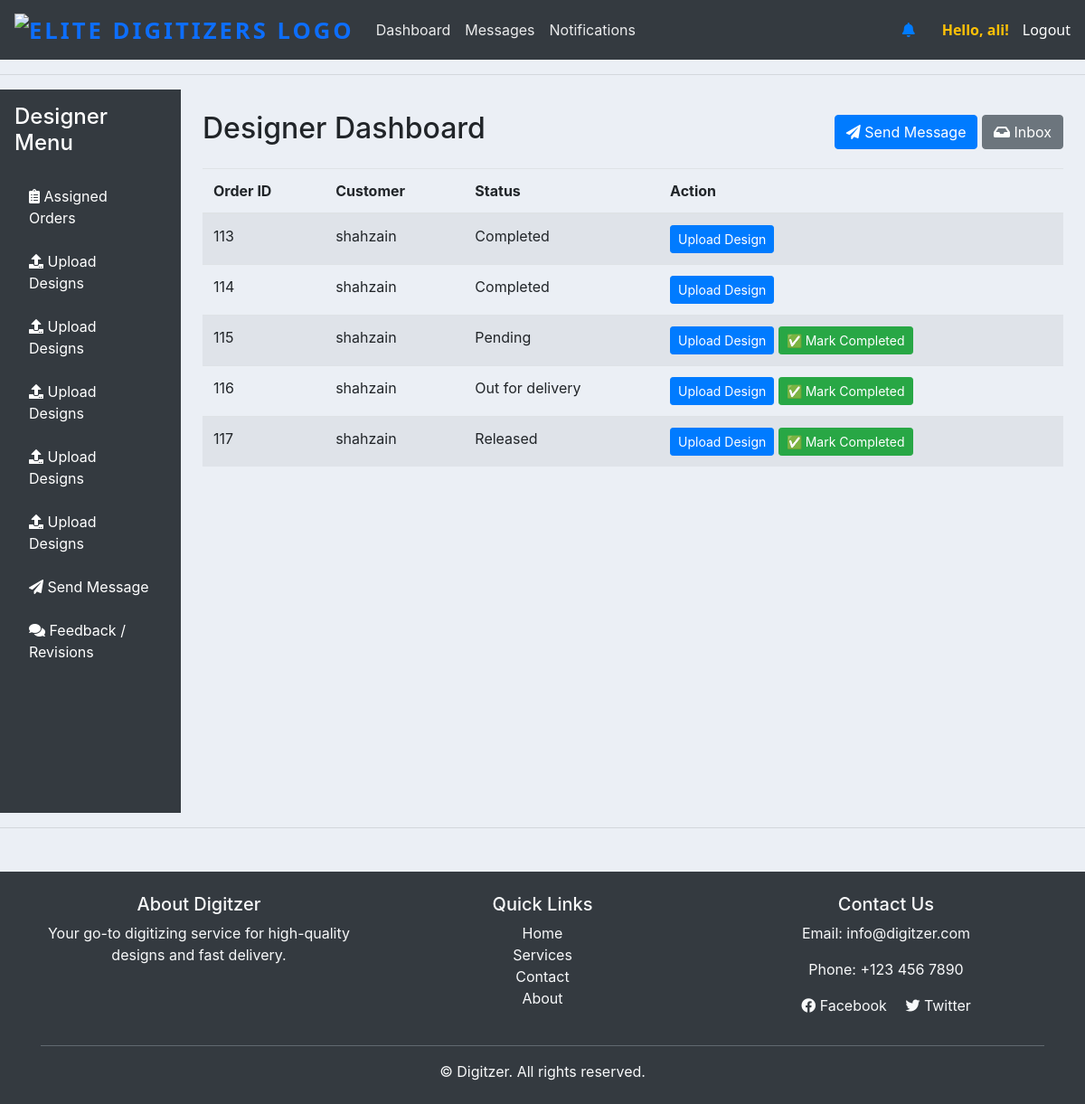
/designer/dashboard/ (signed in), run on the app's committed database.
### accounts/models.py (models this page shows, shortened)
class Order(models.Model):
    STATUS = (
        ('Pending', 'Pending'),
        ('Out for delivery', 'Out for delivery'),
        ('Delivered', 'Delivered'),
        ('Quote Requested', 'Quote Requested'),
        ('Active', 'Active'),
        ('Completed', 'Completed'),
        ('Released', 'Released'),
    )
    ORDER_TYPE = (
        ('Digitizing', 'Digitizing'),
        ('Vector', 'Vector'),
        ('Patch', 'Patch'),
        ('Quote', 'Quote'),
    )
    PAYMENT_STATUS = (
        ('Pending', 'Pending'),
        ('Paid', 'Paid'),
        ('Refunded', 'Refunded'),
    )
    REVIEW_STATUS = (
    ('Pending', 'Pending'),
    ('Approved', 'Approved'),
    ('Rejected', 'Rejected'),
    )
    PLACEMENT_CHOICES = [
        ('Apron', 'Apron'),
        ('Bags', 'Bags'),
        ('Cap', 'Cap'),
        ('Cap Side', 'Cap Side'),
        ('Cap Back', 'Cap Back'),
        ('Chest', 'Chest'),
        ('Gloves', 'Gloves'),
        ('Jacket Back', 'Jacket Back'),
        ('Patches', 'Patches'),
        ('Sleeve', 'Sleeve'),
        ('Towel', 'Towel'),
        ('Visor', 'Visor'),
        ('Other', 'Other'),
    ]
    FABRIC_CHOICES = [
        ('Blanket', 'Blanket'),
        ('Canvas', 'Canvas'),
        ('Canis', 'Canis'),
        ('Cotton Woven', 'Cotton Woven'),
        ('Denim', 'Denim'),
        ('Felt', 'Felt'),
        ('Flannel', 'Flannel'),
        ('Fleece', 'Fleece'),
        ('Leather', 'Leather'),
        ('Nylon', 'Nylon'),
        ('Pique', 'Pique'),
        ('Polyester', 'Polyester'),
        ('Silk', 'Silk'),
        ('Single Jersey', 'Single Jersey'),
        ('Towel', 'Towel'),
        ('Twill', 'Twill'),
        ('Other', 'Other'),
    ]
    FORMAT_CHOICES = [
        ('100', '100'),
        ('cdr', 'cdr'),
        ('cdn', 'cdn'),
        ('dsb', 'dsb'),
        ('dst', 'dst'),
        ('dsz', 'dsz'),
        ('emb', 'emb'),
        ('exp', 'exp'),
        ('jef', 'jef'),
        ('ksm', 'ksm'),
        ('ofm', 'ofm'),
        ('pes', 'pes'),
        ('pxf', 'pxf'),
        ('pof', 'pof'),
        ('tap', 'tap'),
        ('xxx', 'xxx'),
        ('other', 'Other'),
    ]
    customer = models.ForeignKey(Customer, on_delete=models.CASCADE)
    product = models.ForeignKey(Product, null=True, on_delete=models.SET_NULL)
    order_type = models.CharField(max_length=50, choices=ORDER_TYPE, null=True, blank=True)
    date_created = models.DateTimeField(auto_now_add=True, null=True)
    status = models.CharField(max_length=200, null=True, choices=STATUS)
    Additional_information = models.TextField(blank=True, null=True)
    design_file = models.FileField(upload_to='designs/', null=True, blank=True)
    invoice_file = models.FileField(upload_to='invoices/', null=True, blank=True)
    quantity = models.PositiveIntegerField(default=1)
    fabric_material = models.CharField(max_length=100, blank=True, null=True, choices=FABRIC_CHOICES)
    Required_Format = models.CharField(max_length=100, blank=True, null=True, default='DST', choices=FORMAT_CHOICES)
    urgent = models.BooleanField(default=False)
    price = models.DecimalField(max_digits=10, decimal_places=2, blank=True, null=True, default=0.00)
    Height = models.CharField(max_length=100, blank=True, null=True, default='standard')
    Width = models.CharField(max_length=100, blank=True, null=True, default='standard')
    total_colors = models.PositiveIntegerField(null=True ,blank=True)
    turnaround_time = models.CharField(max_length=100, blank=True, null=True)
    placement = models.CharField(max_length=100, blank=True, null=True, choices=PLACEMENT_CHOICES)
    assigned_to = models.ForeignKey('SalesRepresentative', on_delete=models.SET_NULL, null=True, blank=True)
    released = models.BooleanField(default=False)  # For release_projects
    payment_status = models.CharField(max_length=20, choices=PAYMENT_STATUS, default='Pending')  # For follow-up payments
    date_completed = models.DateTimeField(null=True, blank=True)  # Optional: track completion time
    review_status = models.CharField(max_length=20, choices=REVIEW_STATUS, default='Pending')
    review_comment = models.TextField(blank=True, null=True)
    design_file = models.FileField(upload_to='designs/', blank=True, null=True)
    assigned_designer = models.ForeignKey(User, on_delete=models.SET_NULL, null=True, blank=True, related_name='designer_orders')

class Customer(models.Model):
    user = models.OneToOneField(User, null=True, blank=True, on_delete=models.CASCADE)
    name = models.CharField(max_length=200 )
    sales_rep = models.ForeignKey('SalesRepresentative', null=True, blank=True, on_delete=models.SET_NULL, related_name='assigned_customers')
    profile_pic = models.ImageField(
        upload_to='profile_pics/',  # Images will be saved in MEDIA_ROOT/profile_pics/
        null=True,
        blank=True,
        default='profile_pics/default.png'  # Default image path
    )
    phone = models.CharField(max_length=200)
    email = models.CharField(max_length=200)
    date_created = models.DateTimeField(auto_now_add=True, null=True)

### accounts/decorators.py (the view)
        def wrapper_func(request, *args, **kwargs):
            group = None
            if request.user.groups.exists():
                group = request.user.groups.all()[0].name
            if group in allowed_roles:
                return view_func(request, *args, **kwargs)
            else:
                return HttpResponse("You are not authorized to view this page.")

### accounts/models.py (called while the page is built)
def get_unread_notifications_count(self):
    return self.notification_set.filter(is_read=False).count()

### accounts/views.py (called while the page is built)
@login_required(login_url='login')
@allowed_users(allowed_roles=['designer'])
def designer_dashboard(request):
    status = request.GET.get('status', None)
    orders = Order.objects.filter(assigned_designer=request.user)
    if status:
        orders = orders.filter(status=status)
    counts = {
        'total': orders.count(),
        'pending': orders.filter(status='Pending').count(),
        'completed': orders.filter(status='Completed').count()
    }
    return render(request, 'accounts/designer_dashboard.html', {
        'orders': orders,
        'counts': counts,
        'status_filter': status
    })

### templates/accounts/designer_dashboard.html
{% extends 'accounts/main.html' %}
{% block content %}
<div class="container-fluid">
    <div class="row">
        <div class="col-md-3 col-lg-2 bg-dark text-white vh-100 p-3">
            <h4 class="mb-4">Designer Menu</h4>
            <ul class="nav flex-column">
                <li class="nav-item mb-2">
                    <a href="{% url 'designer-dashboard' %}" class="nav-link text-white">
                        <i class="fas fa-clipboard-list"></i> Assigned Orders
                    </a>
                </li>
                {% for order in orders %}
                <li class="nav-item mb-2">
                    <a href="{% url 'upload_design' order.id %}" class="nav-link text-white">
                        <i class="fas fa-upload"></i> Upload Designs
                    </a>
                </li>
                {% endfor %}
                <li class="nav-item mb-2">
                    <a href="{% url 'communicate_with_sales_admin' %}" class="nav-link text-white">
                        <i class="fas fa-paper-plane"></i> Send Message
                    </a>
                </li>
                <li class="nav-item mb-2">
                    <a href="" class="nav-link text-white">
                        <i class="fas fa-comments"></i> Feedback / Revisions
                    </a>
                </li>
            </ul>
        </div>
        <div class="col-md-9 col-lg-10 p-4">
            <div class="d-flex justify-content-between align-items-center mb-3">
                <h2>Designer Dashboard</h2>
                <div>
                    <a href="{% url 'communicate_with_sales_admin' %}" class="btn btn-primary me-2">
                        <i class="fas fa-paper-plane"></i> Send Message
                    </a>
                    <a href="{% url 'designer_inbox' %}" class="btn btn-secondary">
                        <i class="fas fa-inbox"></i> Inbox
                    </a>
                </div>
            </div>
            <table class="table table-striped mt-3">
                <thead>
                    <tr>
                        <th>Order ID</th>
                        <th>Customer</th>
                        <th>Status</th>
                        <th>Action</th>
                    </tr>
                </thead>
                <tbody>
                    {% for order in orders %}
                    <tr>
                        <td>{{ order.id }}</td>
                        <td>{{ order.customer.name }}</td>
                        <td>{{ order.status }}</td>
                        <td>
                            <a href="{% url 'upload_design' order.id %}" class="btn btn-primary btn-sm">Upload Design</a>
                            {% if order.status != "Completed" %}
                                <a href="{% url 'mark-design-completed' order.id %}" class="btn btn-success btn-sm ms-1">
                                    ✅ Mark Completed
                                </a>
                            {% endif %}
                        </td>
                    </tr>
                    {% empty %}
                    <tr>
                        <td colspan="4" class="text-center">No assigned orders found.</td>
                    </tr>
                    {% endfor %}
                </tbody>
            </table>
        </div>
    </div>
</div>
{% endblock %}

### templates/accounts/navbar.html (shortened to what this page needs)
{% load static %}
<nav class="navbar navbar-expand-lg navbar-dark bg-dark">
  <a class="navbar-brand" href="{% url 'home' %}">
    <img src="{% static 'images/logo_digitzer.png' %}" alt="Elite Digitizers Logo" class="logo-img">
</a>
  <div class="collapse navbar-collapse" id="navbarNav">
    <ul class="navbar-nav">
      {% if request.user.groups.all.0.name == 'admin' %}
      <li class="nav-item active">
        <a class="nav-link" href="{% url 'home' %}">Dashboard</a>
      </li>
      <li class="nav-item">
        <a class="nav-link" href="{% url 'products' %}">Products</a>
      </li>
      {% elif request.user.groups.all.0.name == 'designer' %}
      <li class="nav-item">
        <a class="nav-link" href="{% url 'designer-dashboard' %}">Dashboard</a>
      </li>
      <li class="nav-item">
        <a class="nav-link" href="{% url 'designer_inbox' %}">Messages</a>
      </li>
      <li class="nav-item">
        <a class="nav-link" href="{% url 'view-notifications' %}">
          Notifications
        </a>
      </li>
      {% else %}
      <li class="nav-item">
        <a class="nav-link" href="{% url 'account' %}">Settings</a>
      </li>
      {% endif %}
    </ul>
  </div>
  <div class="d-flex align-items-center">
    {% if user.is_authenticated %}
    {% if request.user.groups.all.0.name == 'designer' %}
    <div class="notification-badge me-3">
      <a href="{% url 'view-notifications' %}" class="nav-link p-0">
        <i class="fas fa-bell"></i>
      </a>
    </div>
    {% endif %}
    <span class="hello-msg">Hello, {{ user.first_name }}!</span>
    <span class="hello-msg"><a class="logout-link" href="{% url 'logout' %}">Logout</a></span>
    {% endif %}
  </div>
</nav>

### static/css/main.css (style rules this page uses)
body { background-color: #ebeff5; }

### templates/accounts/navbar.html (style rules this page uses)
.navbar-brand { font-weight: 700; font-size: 1.6rem; letter-spacing: 3px; font-family: 'Segoe UI', Tahoma, Geneva, Verdana, sans-serif; color: #0d6efd !important; text-transform: uppercase; }
.hello-msg { font-size: 16px; color: #ffc107; font-weight: 600; margin-left: 15px; font-family: 'Segoe UI', Tahoma, Geneva, Verdana, sans-serif; user-select: none; white-space: nowrap; }
.navbar-dark .navbar-nav .nav-link { color: rgba(255, 255, 255, 0.9); text-transform: capitalize; }
.logout-link { color: white; font-weight: 500; text-decoration: none; white-space: nowrap; }
.notification-badge { position: relative; margin-right: 15px; }
.logo-img { height: 80px; width: auto; max-height: 80px; }

### data on the page
Order: id "113", customer.name "shahzain", status "Completed"
Order: id "114", customer.name "shahzain", status "Completed"
Order: id "115", customer.name "shahzain", status "Pending", shows "✅ Mark Completed"
Order: id "116", customer.name "shahzain", status "Out for delivery", shows "✅ Mark Completed"
Order: id "117", customer.name "shahzain", status "Released", shows "✅ Mark Completed"

### other printed values
{{ user.first_name }} "ali"
